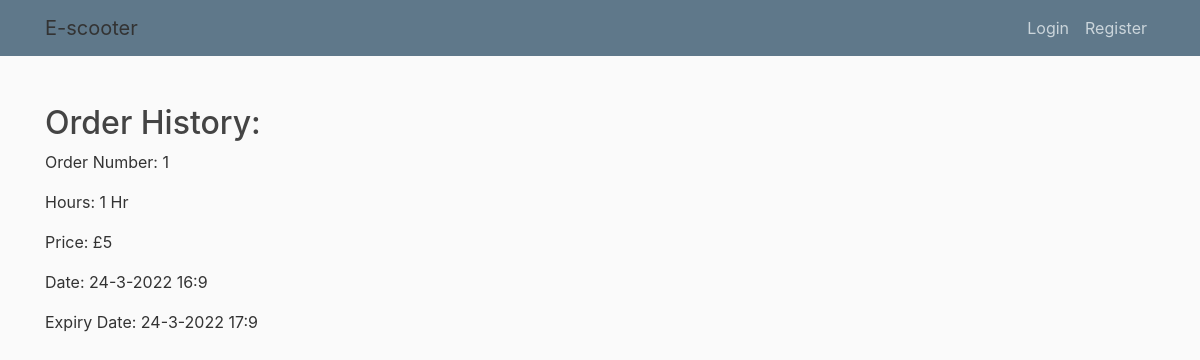
The app's page /admin/bookings with its own data.
### app/models.py (models this page shows)
class Booking(db.Model):
    __tablename__ = "bookings"
    id = db.Column(db.Integer, primary_key=True)
    ScooterID = db.Column(db.Integer, ForeignKey("scooters.id"))
    UserID = db.Column(db.Integer, ForeignKey("users.id"))
    numHours = db.Column(db.Integer, nullable = False)
    date = db.Column(db.DateTime, nullable = False)
    expiry = db.Column(db.DateTime)
    price = db.Column(db.Integer, nullable = False)
    cancelled = db.Column(db.Boolean, default = False, nullable=False)

### app/views.py (the view)
@app.route("/admin/bookings")
def admin_bookings():
    if session.get('admin') == 0:
        return redirect("/dashboard")
    else:
        bookings = models.Booking.query.all()
        return render_template("bookings.html", orders = bookings)

### app/templates/bookings.html (shortened to what this page needs)
{% extends "base.html" %}
{% block content %}
<head>
</head>
<body>
    <h2>Order History:</h2>
    {% for elem in orders %}
        {% if elem.id not in active or elem.cancelled %}
            <p>Order Number: {{elem.id}}</p>
            <p>Hours: {{elem.numHours}} Hr</p>
            <p>Price: £{{elem.price}}</p>
            <p>Date: {{elem.date.day}}-{{elem.date.month}}-{{elem.date.year}} {{elem.date.hour}}:{{elem.date.minute}}</p>
            <p>Expiry Date: {{elem.expiry.day}}-{{elem.expiry.month}}-{{elem.expiry.year}} {{elem.expiry.hour}}:{{elem.expiry.minute}}</p>
            <br> </br>
        {% endif %}
    {% endfor %}
</body>
{% endblock content %}

### app/static/style.css (style rules this page uses)
body { background: #fafafa; color: #333333; margin-top: 5rem; }
h1, h2, h3, h4, h5, h6 { color: #444444; }

### records on screen
Booking: id "1", numHours "1", price "5", date.day "24", date.month "3", date.year "2022", date.hour "16", date.minute "9", expiry.day "24", expiry.month "3", expiry.year "2022", expiry.hour "17", expiry.minute "9"
